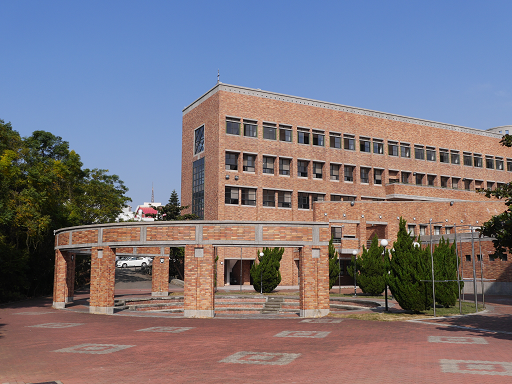
#> input picture img/im1.tif, 512 x 384 px, found by its file name
$ python prob1.py
#> lines starting #> are read from the running program, lines starting #| are printed output that depends on the picture
import cv2
import numpy as np
import matplotlib.pyplot as plt

# 資工三A 411211480 許育祁
# imgae: im1.tif


def hw_three_prob_one(image: np.ndarray, percent):

    row, col = image.shape

    noise_image = image.copy()

    total_pixel = row * col
    num_noise = int(total_pixel * percent)
    num_salt = num_noise // 2
    num_pepper = num_noise // 2

    salt_position = [ np.random.randint(0, i - 1, num_salt) for i in image.shape]
    noise_image[tuple(salt_position)] = 255

    pepper_position = [np.random.randint(0, i - 1, num_pepper) for i in image.shape]
    noise_image[tuple(pepper_position)] = 0

    return noise_image


def main():
    image = cv2.imread('./img/im1.tif')
#> image is the input picture: shape (384, 512, 3); mean B, G, R 126.2, 117.5, 124.5

    if image is None:
        raise 'image is None'

    image_rgb = cv2.cvtColor(image, cv2.COLOR_BGR2RGB)

    f = cv2.cvtColor(image, cv2.COLOR_RGB2GRAY)
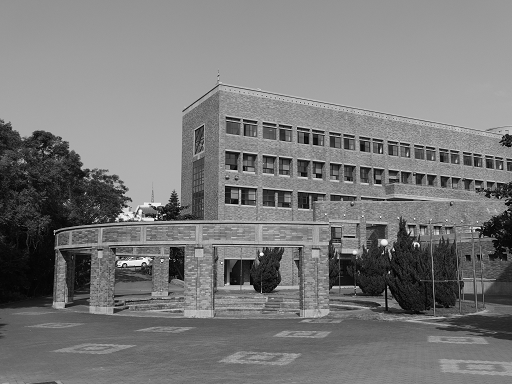
#> f: shape (384, 512); min 0, max 255, mean 120.9

    fn = hw_three_prob_one(f, 0.1)
#> in hw_three_prob_one, `noise_image[tuple(pepper_position)] = 0`:
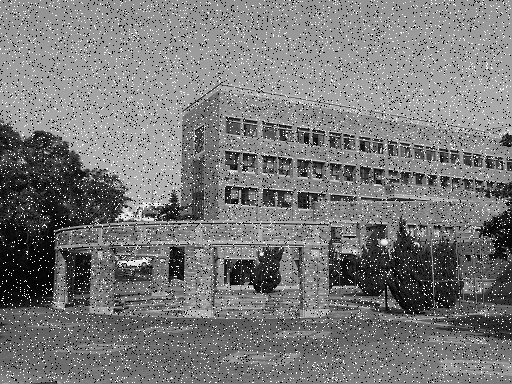
#> noise_image: shape (384, 512); min 0, max 255, mean 121.2

    plt.figure(figsize=(12, 6))

    plt.subplot(1, 3, 1)
    plt.imshow(image_rgb, cmap='gray')

    plt.subplot(1, 3, 2)
    plt.imshow(f, cmap='gray')

    plt.subplot(1, 3, 3)
    plt.imshow(fn, cmap='gray')

    plt.tight_layout()
    plt.show()
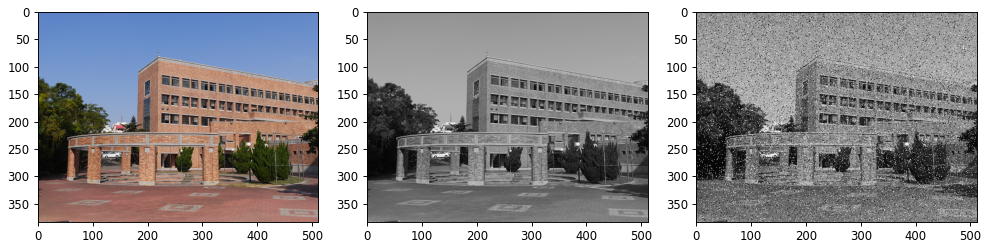
#> figure drawn by matplotlib, 3 panels

    cv2.imwrite('./img/fn.tif', fn)
    cv2.imwrite('img/f.tif', f)

main()

$ run again, with img/engineer.tif copied over img/im1.tif
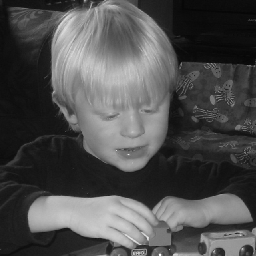
#> input picture img/engineer.tif, 256 x 256 px, found by its file name
#> in main, image is the input picture: shape (256, 256, 3); min 6, max 252, mean 78.5
#> in hw_three_prob_one, `noise_image[tuple(pepper_position)] = 0`:
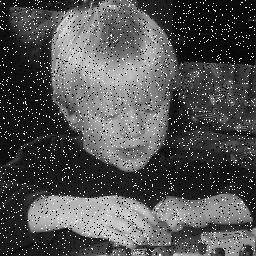
#> noise_image: shape (256, 256); min 0, max 255, mean 82.9
#> in main, `plt.show()`:
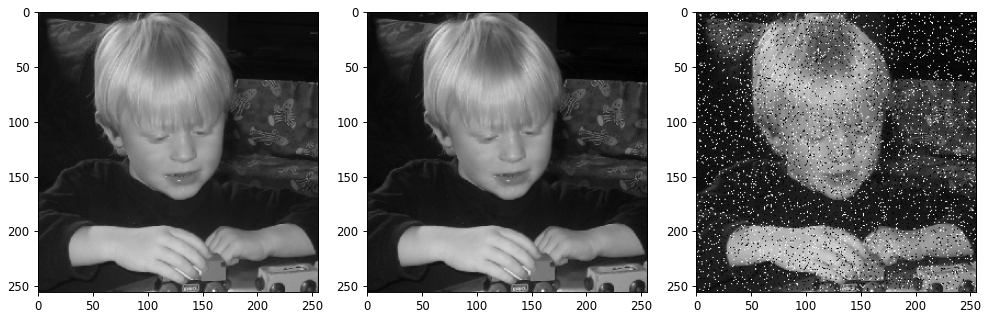
#> figure drawn by matplotlib, 3 panels

$ run again, with img/img1.tif copied over img/im1.tif
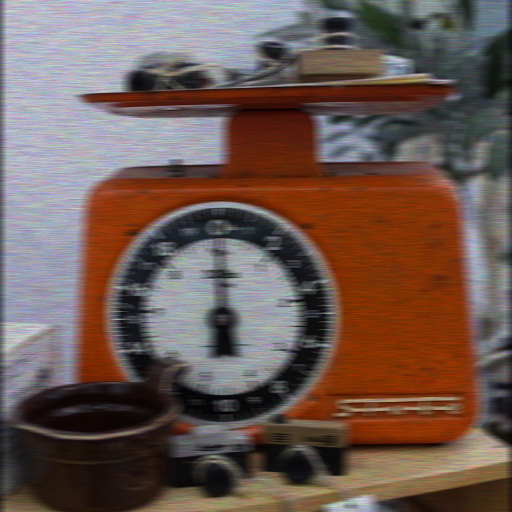
#> input picture img/img1.tif, 512 x 512 px, found by its file name
#> in main, image is the input picture: shape (512, 512, 3); mean B, G, R 83, 89.9, 110
#> in hw_three_prob_one, `noise_image[tuple(pepper_position)] = 0`:
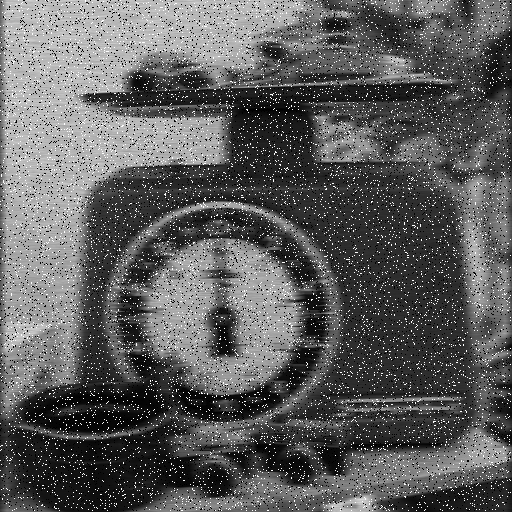
#> noise_image: shape (512, 512); min 0, max 255, mean 93.4
#> in main, `plt.show()`:
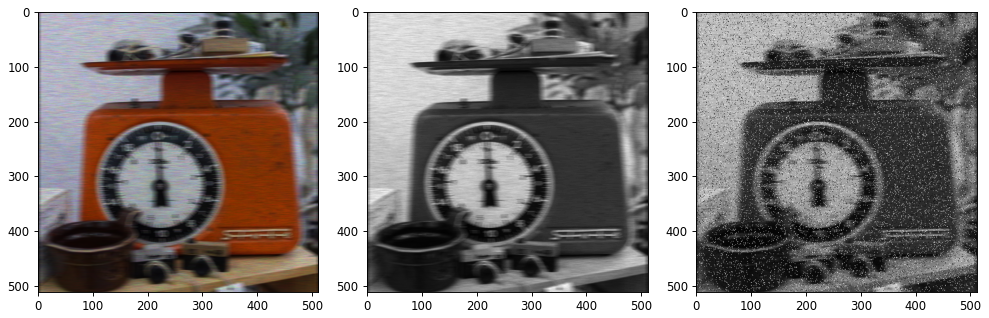
#> figure drawn by matplotlib, 3 panels
